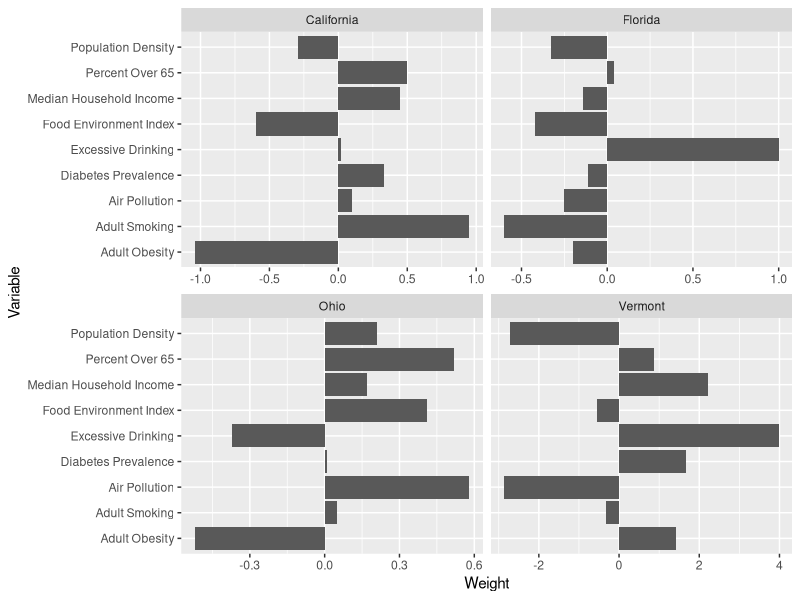
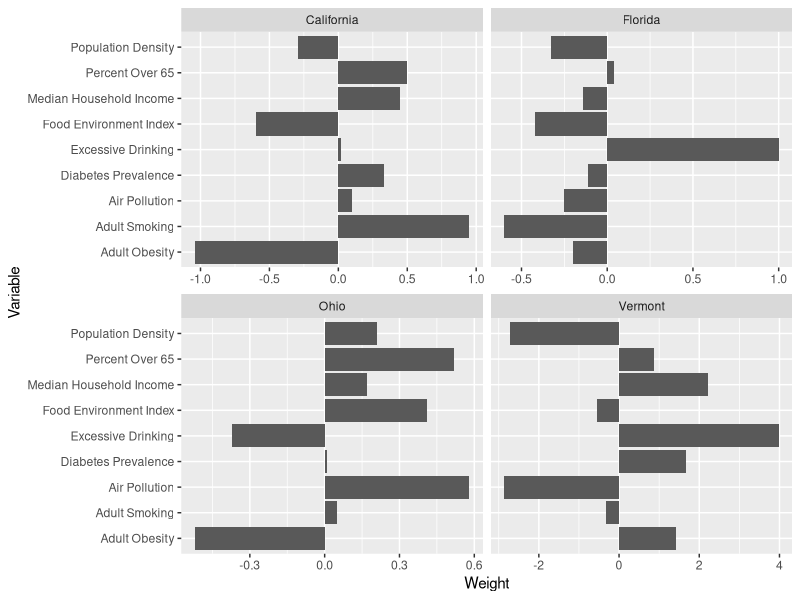

Recreate these plots in R, in order.
## ---- chunk 1
library(tidyverse)
## ---- chunk 2
select_states <- read_csv("../data/lda_weights_select_states.csv")
ggplot(select_states, aes(x = Variable, y = Weight)) + 
  geom_bar(stat = "identity") + 
  coord_flip() +
  facet_wrap( ~ State, scales = "free_x")
ggsave("../shiny_app/www/lda_weights_select_states.png")
